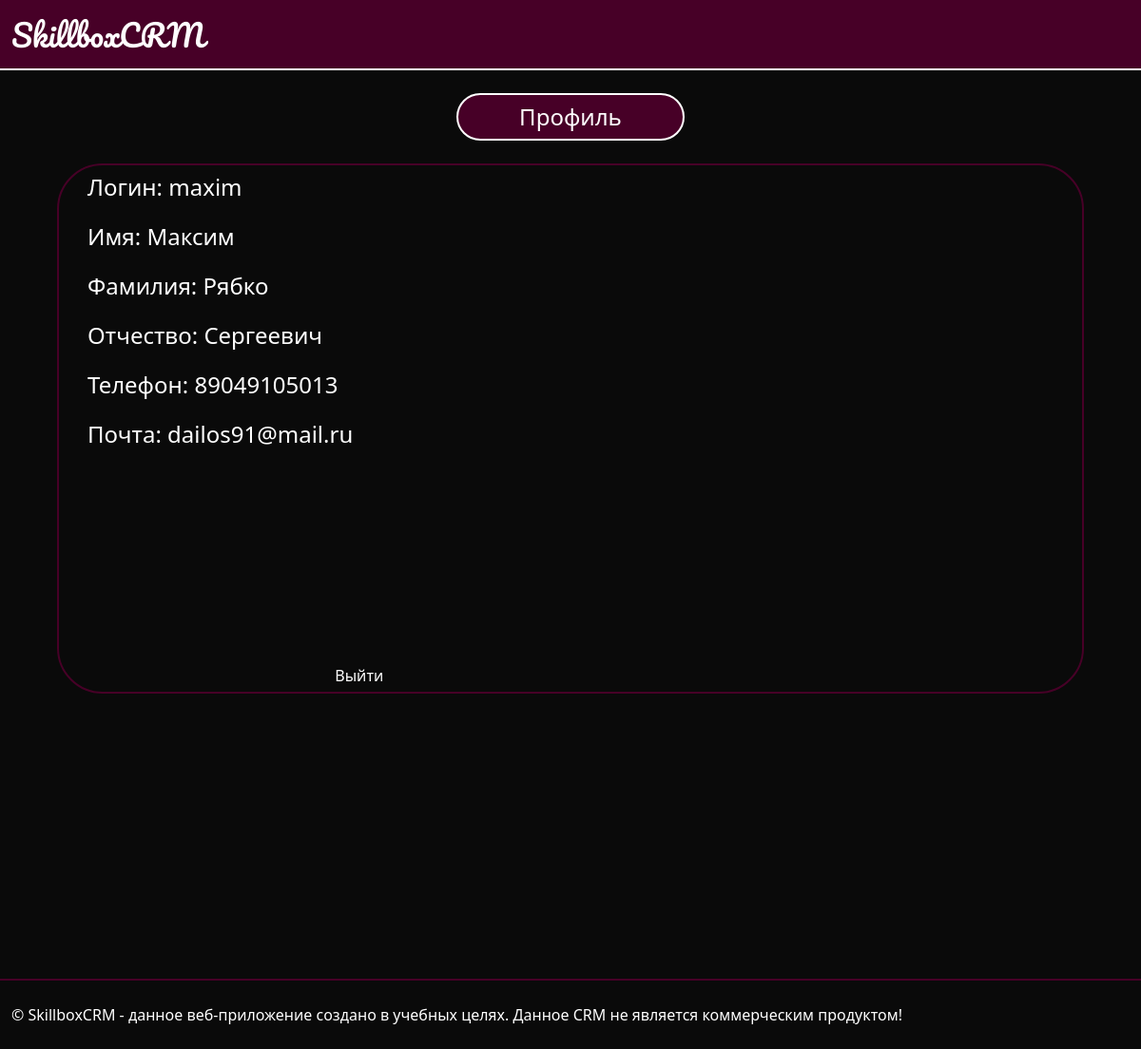
The page /auth/about_me/ (signed in) on the database its author committed.
### users/models.py (models this page shows)
class User(AbstractUser):
    surname = models.CharField(max_length=255)
    phone = models.IntegerField(null=True)

### users/views.py (the view)
# urls.py: path("about_me/", ProfileUser.as_view(), name="about_me"),
class ProfileUser(TemplateView):
    template_name = "users/about_me.html"

### users/templates/users/about_me.html (shortened to what this page needs)
{% extends 'users/base_main.html' %}
{% block body %}
<div class="about_me_profile">Профиль</div>
    <div class="about_me">
        <p>Логин: {{ user.username }}</p>
        <p>Имя: {{ user.first_name }}</p>
        <p>Фамилия: {{ user.last_name }}</p>
        <p>Отчество: {{ user.surname }}</p>
        <p>Телефон: {{ user.phone }}</p>
        <p>Почта: {{ user.email }}</p>
        <form action="{% url 'users:logout' %}" method="post">
        <button class="btn">Выйти</button>
        </form>
    </div>
{% endblock %}

### users/static/users/css/style.css (style rules this page uses)
* { margin: 0; padding: 0; }
body { background: #0a0a0a; color: #fff; }
.about_me_profile { margin-left: auto; margin-right: auto; background: #470027; width: 20%; border: 2px solid #fff; border-radius: 2em; padding: 5px; text-align: center; font-size: 24px; margin-top: 2%; }
.about_me { margin-left: auto; margin-right: auto; width: 90%; border: 2px solid #470027; border-radius: 2em; padding: 5px; padding-left: 30px; text-align: left; font-size: 24px; margin-top: 2%; margin-bottom: 25%; }
.btn { display: inline-block; color: white; background-color: transparent; border: none; cursor: pointer; z-index: 0; padding: 0; margin-top: 20%; margin-left: 25%; }

### rows shown on the page
User: username "maxim", first_name "Максим", last_name "Рябко", surname "Сергеевич", phone "89049105013", email "dailos91@mail.ru"
